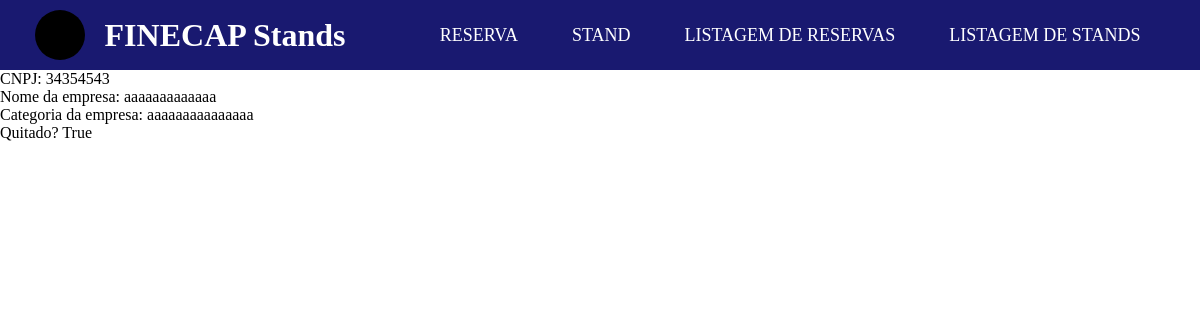
The page /reserva/detalhe/4/ on the database its author committed.
### FINECAP/models.py (models this page shows, shortened)
class Reserva(models.Model):
    cnpj = models.CharField(max_length=12)
    nome_empresa = models.CharField(max_length=150)
    categoria_empresa = models.CharField(max_length=50)
    quitado = models.BooleanField()

### FINECAP/views.py (the view)
# urls.py: path('reserva/detalhe/<int:pk>/', views.reserva_detalheView.as_view(), name='reserva_detalhe'),
class reserva_detalheView(generic.DetailView):
    model = Reserva
    template_name = "FINECAP/detalhe.html"

### FINECAP/templates/FINECAP/detalhe.html (shortened to what this page needs)
{% extends 'base.html' %}
{% block center %}
<p>CNPJ: {{ reserva.cnpj }}</p>
<p>Nome da empresa: {{ reserva.nome_empresa }}</p>
<p>Categoria da empresa: {{ reserva.categoria_empresa }}</p>
<p>Quitado? {{ reserva.quitado }}</p>
{% endblock %}

### templates/base.html (style rules this page uses)
* { padding: 0; margin: 0; box-sizing: border-box; }

### rows shown on the page
Reserva: cnpj "34354543", nome_empresa "aaaaaaaaaaaaa", categoria_empresa "aaaaaaaaaaaaaaa", quitado "True"
